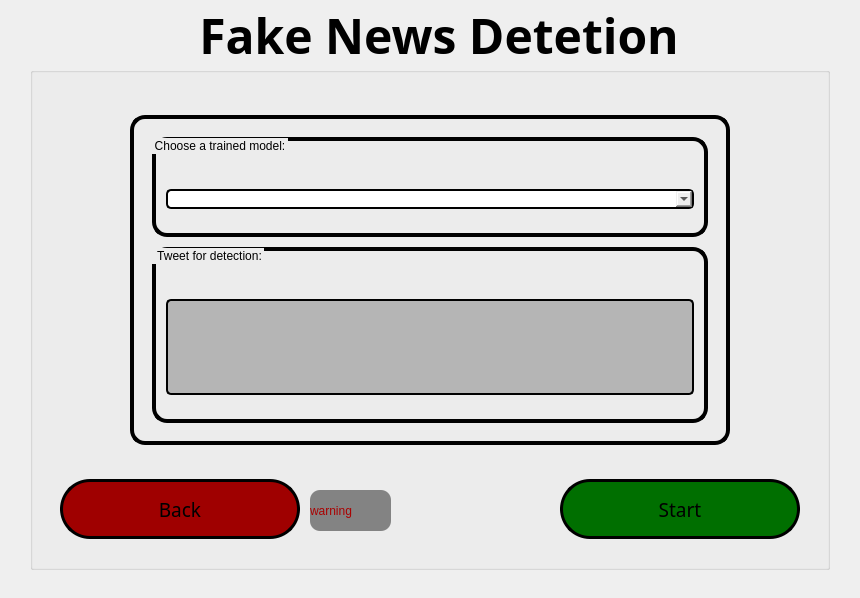
<?xml version="1.0" encoding="UTF-8"?>
<ui version="4.0">
 <class>FakeNewsWindow</class>
 <widget class="QMainWindow" name="FakeNewsWindow">
  <property name="geometry">
   <rect>
    <x>0</x>
    <y>0</y>
    <width>860</width>
    <height>598</height>
   </rect>
  </property>
  <property name="windowTitle">
   <string>Fake News Detection</string>
  </property>
  <widget class="QWidget" name="centralwidget">
   <widget class="QLabel" name="backgroundImg">
    <property name="geometry">
     <rect>
      <x>0</x>
      <y>0</y>
      <width>860</width>
      <height>600</height>
     </rect>
    </property>
    <property name="text">
     <string/>
    </property>
    <property name="pixmap">
     <pixmap>../RESOURCES/background2.jpg</pixmap>
    </property>
    <property name="scaledContents">
     <bool>true</bool>
    </property>
   </widget>
   <widget class="QGroupBox" name="groupBox">
    <property name="enabled">
     <bool>true</bool>
    </property>
    <property name="geometry">
     <rect>
      <x>30</x>
      <y>0</y>
      <width>800</width>
      <height>570</height>
     </rect>
    </property>
    <property name="palette">
     <palette>
      <active>
       <colorrole role="WindowText">
        <brush brushstyle="SolidPattern">
         <color alpha="255">
          <red>0</red>
          <green>0</green>
          <blue>0</blue>
         </color>
        </brush>
       </colorrole>
       <colorrole role="Button">
        <brush brushstyle="SolidPattern">
         <color alpha="255">
          <red>0</red>
          <green>0</green>
          <blue>127</blue>
         </color>
        </brush>
       </colorrole>
       <colorrole role="Text">
        <brush brushstyle="SolidPattern">
         <color alpha="255">
          <red>0</red>
          <green>0</green>
          <blue>0</blue>
         </color>
        </brush>
       </colorrole>
       <colorrole role="ButtonText">
        <brush brushstyle="SolidPattern">
         <color alpha="255">
          <red>0</red>
          <green>0</green>
          <blue>0</blue>
         </color>
        </brush>
       </colorrole>
       <colorrole role="Base">
        <brush brushstyle="SolidPattern">
         <color alpha="255">
          <red>255</red>
          <green>255</green>
          <blue>255</blue>
         </color>
        </brush>
       </colorrole>
       <colorrole role="ToolTipText">
        <brush brushstyle="SolidPattern">
         <color alpha="255">
          <red>0</red>
          <green>0</green>
          <blue>0</blue>
         </color>
        </brush>
       </colorrole>
      </active>
      <inactive>
       <colorrole role="WindowText">
        <brush brushstyle="SolidPattern">
         <color alpha="255">
          <red>0</red>
          <green>0</green>
          <blue>0</blue>
         </color>
        </brush>
       </colorrole>
       <colorrole role="Button">
        <brush brushstyle="SolidPattern">
         <color alpha="255">
          <red>0</red>
          <green>0</green>
          <blue>127</blue>
         </color>
        </brush>
       </colorrole>
       <colorrole role="Text">
        <brush brushstyle="SolidPattern">
         <color alpha="255">
          <red>0</red>
          <green>0</green>
          <blue>0</blue>
         </color>
        </brush>
       </colorrole>
       <colorrole role="ButtonText">
        <brush brushstyle="SolidPattern">
         <color alpha="255">
          <red>0</red>
          <green>0</green>
          <blue>0</blue>
         </color>
        </brush>
       </colorrole>
       <colorrole role="Base">
        <brush brushstyle="SolidPattern">
         <color alpha="255">
          <red>255</red>
          <green>255</green>
          <blue>255</blue>
         </color>
        </brush>
       </colorrole>
       <colorrole role="ToolTipText">
        <brush brushstyle="SolidPattern">
         <color alpha="255">
          <red>0</red>
          <green>0</green>
          <blue>0</blue>
         </color>
        </brush>
       </colorrole>
      </inactive>
      <disabled>
       <colorrole role="WindowText">
        <brush brushstyle="SolidPattern">
         <color alpha="255">
          <red>0</red>
          <green>0</green>
          <blue>0</blue>
         </color>
        </brush>
       </colorrole>
       <colorrole role="Button">
        <brush brushstyle="SolidPattern">
         <color alpha="255">
          <red>0</red>
          <green>0</green>
          <blue>127</blue>
         </color>
        </brush>
       </colorrole>
       <colorrole role="Text">
        <brush brushstyle="SolidPattern">
         <color alpha="255">
          <red>0</red>
          <green>0</green>
          <blue>0</blue>
         </color>
        </brush>
       </colorrole>
       <colorrole role="ButtonText">
        <brush brushstyle="SolidPattern">
         <color alpha="255">
          <red>0</red>
          <green>0</green>
          <blue>0</blue>
         </color>
        </brush>
       </colorrole>
       <colorrole role="Base">
        <brush brushstyle="SolidPattern">
         <color alpha="255">
          <red>240</red>
          <green>240</green>
          <blue>240</blue>
         </color>
        </brush>
       </colorrole>
       <colorrole role="ToolTipText">
        <brush brushstyle="SolidPattern">
         <color alpha="255">
          <red>0</red>
          <green>0</green>
          <blue>0</blue>
         </color>
        </brush>
       </colorrole>
      </disabled>
     </palette>
    </property>
    <property name="font">
     <font>
      <family>Sitka Heading</family>
      <pointsize>36</pointsize>
      <weight>75</weight>
      <bold>true</bold>
      <underline>false</underline>
     </font>
    </property>
    <property name="styleSheet">
     <string notr="true">color: rgb(0, 0, 0);</string>
    </property>
    <property name="title">
     <string>Fake News Detetion</string>
    </property>
    <property name="alignment">
     <set>Qt::AlignCenter</set>
    </property>
    <widget class="QPushButton" name="startBtn">
     <property name="enabled">
      <bool>true</bool>
     </property>
     <property name="geometry">
      <rect>
       <x>530</x>
       <y>479</y>
       <width>240</width>
       <height>60</height>
      </rect>
     </property>
     <property name="font">
      <font>
       <family>Sitka Small</family>
       <pointsize>14</pointsize>
       <weight>9</weight>
       <italic>false</italic>
       <bold>false</bold>
      </font>
     </property>
     <property name="acceptDrops">
      <bool>false</bool>
     </property>
     <property name="autoFillBackground">
      <bool>false</bool>
     </property>
     <property name="styleSheet">
      <string notr="true">background-color: rgb(0, 111, 0);

font: 75 14pt &quot;Sitka Small&quot;;
color: rgb(0, 0, 0);
border-width: 3px;
border-radius: 30px;
border-color: rgb(0, 0, 0);
border-style: solid;
                        </string>
     </property>
     <property name="text">
      <string>Start</string>
     </property>
     <property name="checkable">
      <bool>false</bool>
     </property>
     <property name="autoDefault">
      <bool>false</bool>
     </property>
     <property name="default">
      <bool>false</bool>
     </property>
     <property name="flat">
      <bool>false</bool>
     </property>
    </widget>
    <widget class="QPushButton" name="backBtn">
     <property name="enabled">
      <bool>true</bool>
     </property>
     <property name="geometry">
      <rect>
       <x>30</x>
       <y>479</y>
       <width>240</width>
       <height>60</height>
      </rect>
     </property>
     <property name="font">
      <font>
       <family>Sitka Small</family>
       <pointsize>14</pointsize>
       <weight>9</weight>
       <italic>false</italic>
       <bold>false</bold>
      </font>
     </property>
     <property name="acceptDrops">
      <bool>false</bool>
     </property>
     <property name="autoFillBackground">
      <bool>false</bool>
     </property>
     <property name="styleSheet">
      <string notr="true">
background-color: rgb(159, 0, 0);
font: 75 14pt &quot;Sitka Small&quot;;
color: rgb(0, 0, 0);
border-width: 3px;
border-radius: 30px;
border-color: rgb(0, 0, 0);
border-style: solid;
                        </string>
     </property>
     <property name="text">
      <string>Back</string>
     </property>
     <property name="icon">
      <iconset>
       <normaloff>../RESOURCES/left_icon.png</normaloff>../RESOURCES/left_icon.png</iconset>
     </property>
     <property name="iconSize">
      <size>
       <width>24</width>
       <height>24</height>
      </size>
     </property>
     <property name="checkable">
      <bool>false</bool>
     </property>
     <property name="autoDefault">
      <bool>false</bool>
     </property>
     <property name="default">
      <bool>false</bool>
     </property>
     <property name="flat">
      <bool>false</bool>
     </property>
    </widget>
    <widget class="QFrame" name="verticalFrame">
     <property name="geometry">
      <rect>
       <x>100</x>
       <y>115</y>
       <width>600</width>
       <height>330</height>
      </rect>
     </property>
     <property name="font">
      <font>
       <family>Sitka Small</family>
       <pointsize>10</pointsize>
       <weight>50</weight>
       <italic>false</italic>
       <bold>false</bold>
      </font>
     </property>
     <property name="autoFillBackground">
      <bool>false</bool>
     </property>
     <property name="styleSheet">
      <string notr="true">border-width: 4px;
border-radius: 15px;
border-color: rgb(0, 0, 0);
border-style: solid;
font: 10pt &quot;Sitka Small&quot;;
 color: rgb(0, 0, 0);
                            background-color: qlineargradient(spread:pad, x1:0.996, y1:0.0340909, x2:1, y2:0, stop:1
                            rgba(100, 104, 108, 170));
                        
</string>
     </property>
     <layout class="QVBoxLayout" name="verticalLayout">
      <property name="spacing">
       <number>10</number>
      </property>
      <property name="leftMargin">
       <number>18</number>
      </property>
      <property name="topMargin">
       <number>18</number>
      </property>
      <property name="rightMargin">
       <number>18</number>
      </property>
      <property name="bottomMargin">
       <number>18</number>
      </property>
      <item>
       <widget class="QGroupBox" name="verticalGroupBox">
        <property name="title">
         <string>Choose a trained model:</string>
        </property>
        <layout class="QVBoxLayout" name="verticalLayout_2" stretch="0">
         <property name="spacing">
          <number>10</number>
         </property>
         <property name="leftMargin">
          <number>10</number>
         </property>
         <property name="topMargin">
          <number>48</number>
         </property>
         <property name="rightMargin">
          <number>10</number>
         </property>
         <property name="bottomMargin">
          <number>24</number>
         </property>
         <item>
          <widget class="QComboBox" name="trainedModelsComboBox">
           <property name="styleSheet">
            <string notr="true">border-width: 2px;
border-radius: 5px;
border-color: rgb(0, 0, 0);
border-style: solid;</string>
           </property>
          </widget>
         </item>
        </layout>
       </widget>
      </item>
      <item>
       <widget class="QGroupBox" name="horizontalGroupBox">
        <property name="sizePolicy">
         <sizepolicy hsizetype="Preferred" vsizetype="Preferred">
          <horstretch>0</horstretch>
          <verstretch>0</verstretch>
         </sizepolicy>
        </property>
        <property name="minimumSize">
         <size>
          <width>0</width>
          <height>0</height>
         </size>
        </property>
        <property name="styleSheet">
         <string notr="true"/>
        </property>
        <property name="title">
         <string> Tweet for detection:</string>
        </property>
        <layout class="QHBoxLayout" name="horizontalLayout">
         <property name="spacing">
          <number>10</number>
         </property>
         <property name="leftMargin">
          <number>10</number>
         </property>
         <property name="topMargin">
          <number>48</number>
         </property>
         <property name="rightMargin">
          <number>10</number>
         </property>
         <property name="bottomMargin">
          <number>24</number>
         </property>
         <item>
          <widget class="QPlainTextEdit" name="inputTweet">
           <property name="toolTip">
            <string/>
           </property>
           <property name="accessibleDescription">
            <string/>
           </property>
           <property name="styleSheet">
            <string notr="true">border-width: 2px;
border-radius: 5px;
border-color: rgb(0, 0, 0);
border-style: solid;
background-color: rgb(181, 181, 181);
color: rgb(0, 0, 0);</string>
           </property>
           <property name="frameShape">
            <enum>QFrame::StyledPanel</enum>
           </property>
           <property name="tabChangesFocus">
            <bool>false</bool>
           </property>
           <property name="documentTitle">
            <string/>
           </property>
           <property name="plainText">
            <string/>
           </property>
           <property name="overwriteMode">
            <bool>false</bool>
           </property>
           <property name="placeholderText">
            <string>Paste your tweet here...</string>
           </property>
          </widget>
         </item>
        </layout>
       </widget>
      </item>
     </layout>
    </widget>
    <widget class="QLabel" name="errorMsg">
     <property name="geometry">
      <rect>
       <x>280</x>
       <y>490</y>
       <width>81</width>
       <height>41</height>
      </rect>
     </property>
     <property name="layoutDirection">
      <enum>Qt::RightToLeft</enum>
     </property>
     <property name="styleSheet">
      <string notr="true">background-color: qlineargradient(spread:pad, x1:0.983, y1:0.00568182, x2:0.996, y2:0, stop:1 rgba(48, 48, 48, 143));
color: rgb(170, 0, 0);
font: 75 8pt &quot;System&quot;;
border-radius: 10px;
border-style: solid;
border-width: 0px
</string>
     </property>
     <property name="text">
      <string>warning</string>
     </property>
     <property name="margin">
      <number>5</number>
     </property>
    </widget>
   </widget>
  </widget>
 </widget>
 <resources/>
 <connections/>
</ui>
